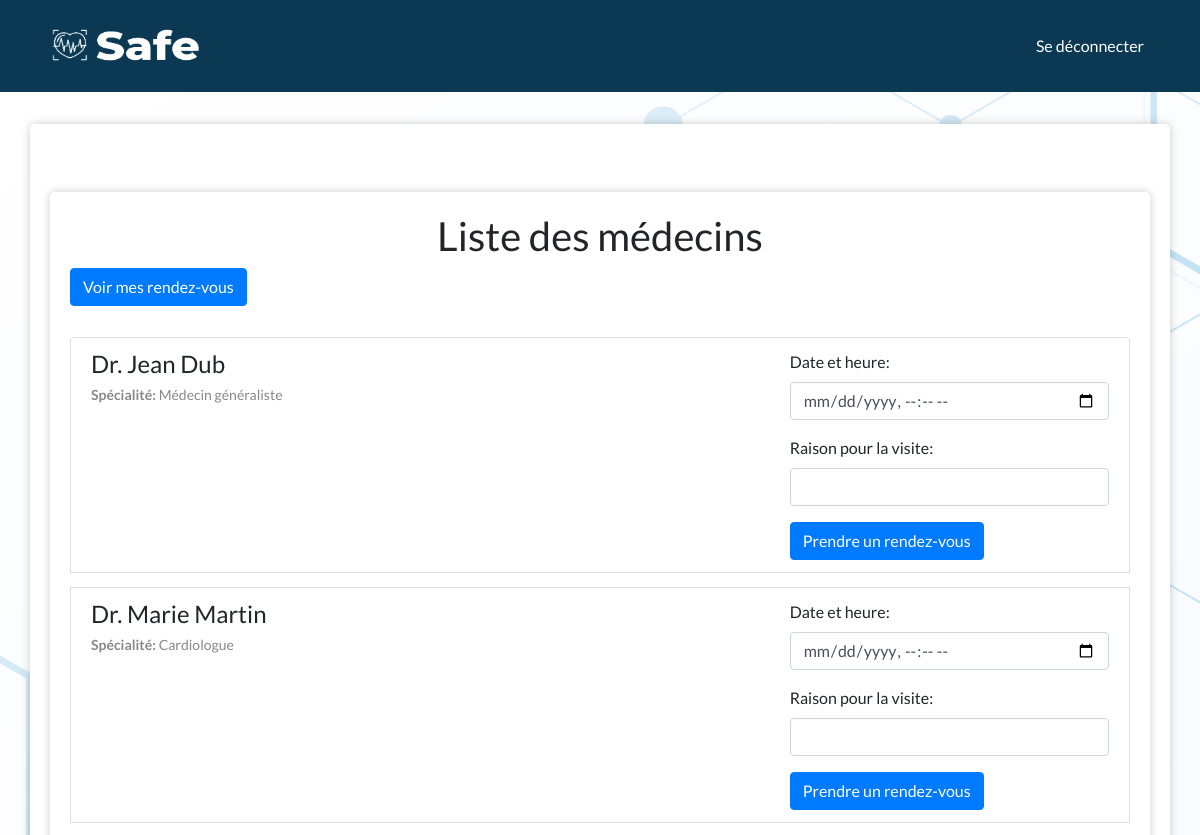
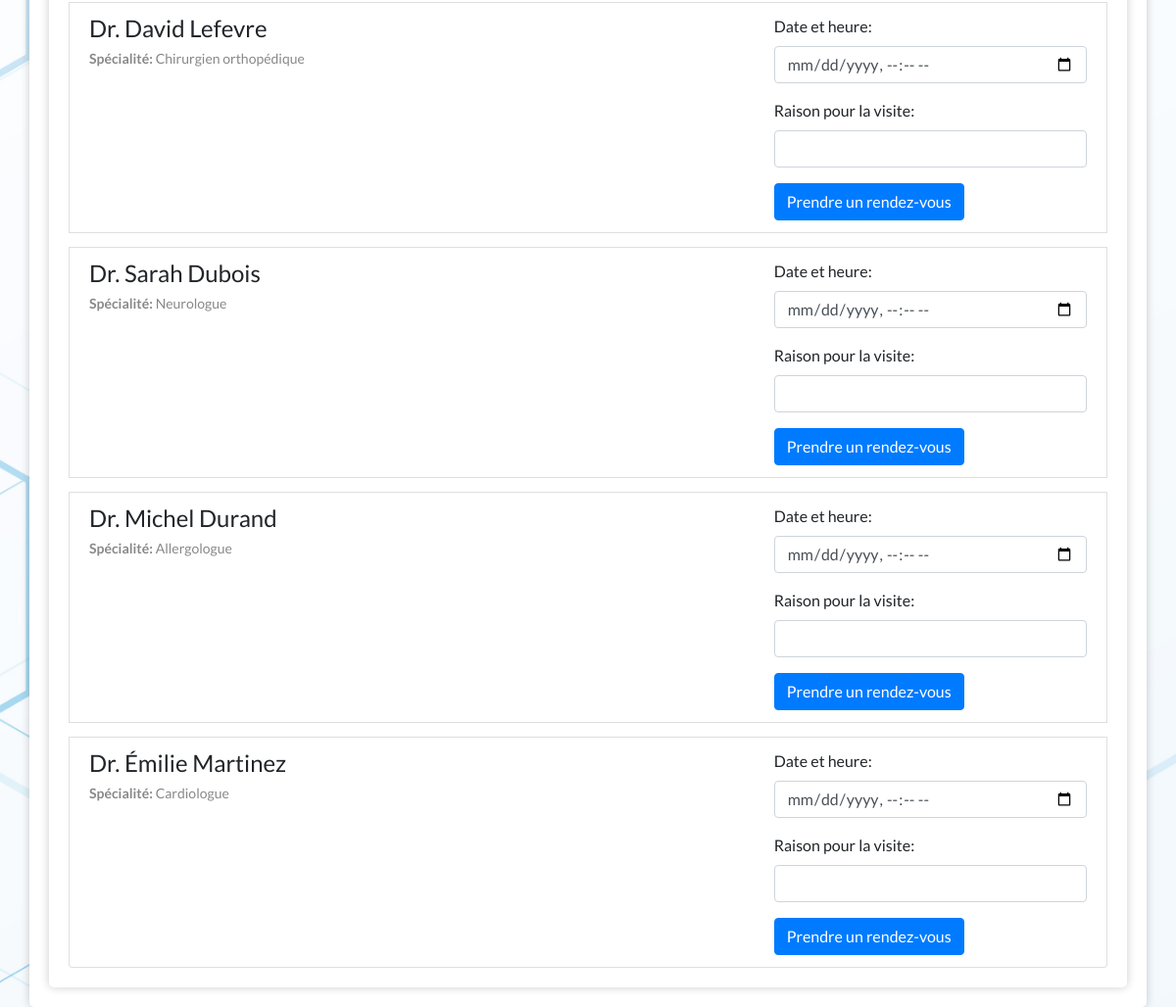
Page /visiteur/ (signed in) on the committed database (2 pictures, top to bottom).
### myapp/models.py (models this page shows, shortened)
class Medecin(models.Model):
    user = models.OneToOneField(User, on_delete=models.CASCADE)
    specialite = models.CharField(max_length=100)

class User(AbstractUser):
    is_rh= models.BooleanField('Is rh', default=False)
    is_medecin = models.BooleanField('Is medecin', default=False)
    is_infermiere = models.BooleanField('Is infermiere', default=False)
    is_visiteur = models.BooleanField('Is visiteur', default=False)
    nom = models.CharField(max_length=100)
    prenom = models.CharField(max_length=100)

### myapp/views.py (the view)
# urls.py: path('visiteur/', views.visiteur, name='visiteur'),
@login_required
@user_passes_test(is_visiteur)
def visiteur(request):
    if request.method == 'POST':
        medecin_id = request.POST.get('medecin')
        date_heure_str = request.POST.get('date_heure')
        date_heure = datetime.strptime(date_heure_str, '%Y-%m-%dT%H:%M')
        medecin = Medecin.objects.get(id=medecin_id)
        patient = Patient.objects.get(user=request.user)
        raison_de_visite = request.POST.get('raison_de_visite')
        rendezvous = RendezVous.objects.create(
            medecin=medecin,
            patient=patient,
            date_heure=date_heure,
        )
        patient.medecin_traitant = medecin
        patient.raison_de_visite = raison_de_visite
        patient.save()
        return redirect('visiteur')
    else:
        medecins = Medecin.objects.all()
        return render(request, 'visiteur.html', {'medecins': medecins})

### myapp/views.py (called while the page is built)
def is_visiteur(user):
    return user.is_authenticated and (user.is_visiteur or user.is_staff)

### myapp/templates/visiteur.html (shortened to what this page needs)
{% extends 'base.html' %}
{% block content %}
<div class="container mt-5">
    <h1 class="text-center">Liste des médecins</h1>
    <a href="{% url 'patient_rendezvous' %}" class="btn btn-primary mb-3">Voir mes rendez-vous</a>
    <ul class="list-group">
        {% for medecin in medecins %}
        <li class="list-group-item">
            <div class="row">
                <div class="col-md-8">
                    <h4>{{ medecin.user.prenom }} {{ medecin.user.nom }}</h4>
                    <p><strong>Spécialité:</strong> {{ medecin.specialite }}</p>
                </div>
                <div class="col-md-4">
                    <form method="post">
                        <div class="form-group">
                            <label for="date_heure">Date et heure:</label>
                            <input type="datetime-local" id="date_heure" name="date_heure" class="form-control" required>
                        </div>
                        <div class="form-group">
                            <label for="raison_de_visite">Raison pour la visite:</label>
                            <input type="text" id="raison_de_visite" name="raison_de_visite" class="form-control">
                        </div>
                        <button type="submit" class="btn btn-primary">Prendre un rendez-vous</button>
                    </form>
                </div>
            </div>
        </li>
        {% endfor %}
    </ul>
</div>
{% endblock %}

### myapp/static/css/style.css (style rules this page uses)
body { background-image: url('/static/images/19366.jpg'); background-size: cover; background-position: center; }

### myapp/templates/base.html (style rules this page uses)
body { font-family: 'Lato', sans-serif; background-color: #f4f4f4; }
.container { margin-top: 2rem; }

### myapp/templates/visiteur.html (style rules this page uses)
body { background-color: #f8f9fa; }
.container { background-color: #fff; border-radius: 5px; box-shadow: 0 0 10px rgba(0, 0, 0, 0.2); padding: 20px; }
.list-group-item { margin-top: 15px; }
h4 { margin-bottom: 5px; }
p { font-size: 14px; color: #888; }
.btn-primary { background-color: #007bff; border-color: #007bff; }
.btn-primary.mb-3 { margin-bottom: 15px; }

### rows in the picture
Medecin: user.prenom "Dr. Jean", user.nom "Dub", specialite "Médecin généraliste"
Medecin: user.prenom "Dr. Marie", user.nom "Martin", specialite "Cardiologue"
Medecin: user.prenom "Dr. David", user.nom "Lefevre", specialite "Chirurgien orthopédique"
Medecin: user.prenom "Dr. Sarah", user.nom "Dubois", specialite "Neurologue"
Medecin: user.prenom "Dr. Michel", user.nom "Durand", specialite "Allergologue"
Medecin: user.prenom "Dr. Émilie", user.nom "Martinez", specialite "Cardiologue"
